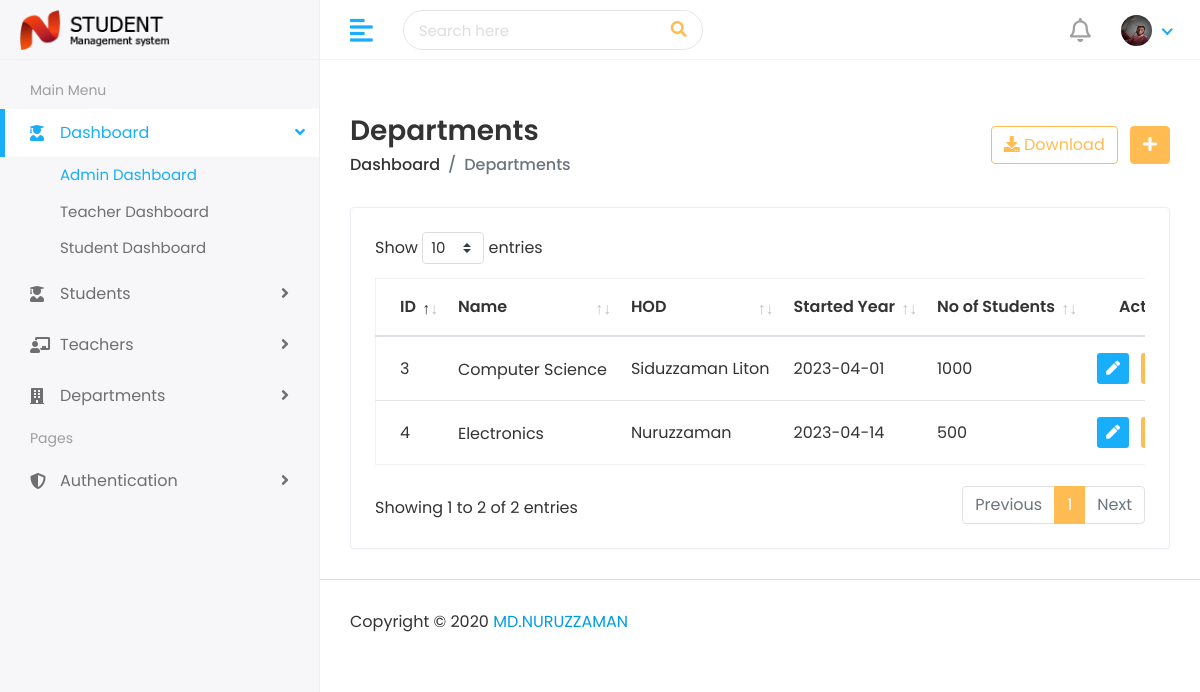
Before: /admin/departments.php (signed in) with the older database file.
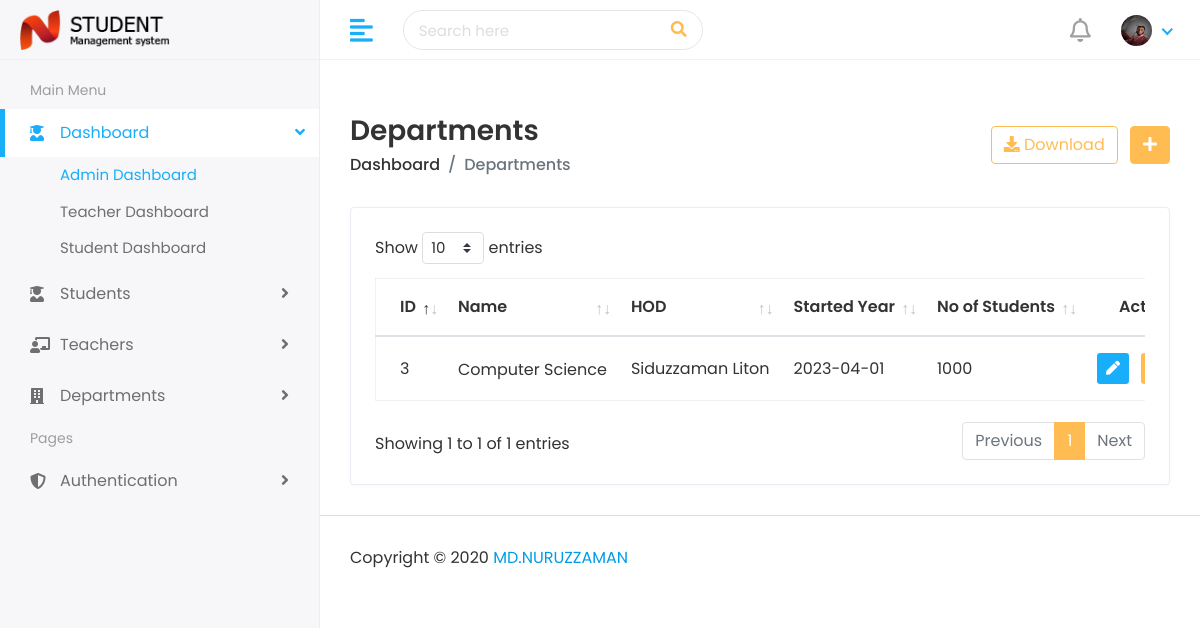
After: the same page with the newer database file.
### tables this page shows
CREATE TABLE `user_info` (
  `id` int(200) NOT NULL,
  `name` varchar(200) NOT NULL,
  `img` varchar(200) NOT NULL,
  `email` varchar(200) NOT NULL,
  `phone` varchar(200) NOT NULL,
  `dob` varchar(200) NOT NULL,
  `gender` varchar(200) NOT NULL,
  `pass` varchar(200) NOT NULL,
  `username` varchar(200) NOT NULL,
  `created` varchar(200) NOT NULL
);

CREATE TABLE `departments` (
  `id` int(200) NOT NULL,
  `name` varchar(200) NOT NULL,
  `hod` varchar(200) NOT NULL,
  `start_year` varchar(200) NOT NULL,
  `nos` varchar(200) NOT NULL
);

### admin/departments.php (the view, shortened to what this page needs)
<?php
	require("header-top.php");
?>
<?php
	require("header-bottom.php");
?>
<div class="page-header">
<div class="row align-items-center">
<div class="col">
<h3 class="page-title">Departments</h3>
<ul class="breadcrumb">
<li class="breadcrumb-item"><a href="index.php">Dashboard</a></li>
<li class="breadcrumb-item active">Departments</li>
</ul>
</div>
<div class="col-auto text-right float-right ml-auto">
<a href="#" onclick="window.print();" class="btn btn-outline-primary mr-2"><i class="fas fa-download"></i> Download</a>
<a href="add-department.php" class="btn btn-primary"><i class="fas fa-plus"></i></a>
</div>
</div>
</div>
<div class="row">
<div class="col-sm-12">
<div class="card card-table">
<div class="card-body">
<div class="table-responsive">
<table class="table table-hover table-center mb-0 datatable">
<thead>
<tr>
<th>ID</th>
<th>Name</th>
<th>HOD</th>
<th>Started Year</th>
<th>No of Students</th>
<th class="text-right">Action</th>
</tr>
</thead>
<tbody>
<?php
	include("connect.php");
	$department_query = mysqli_query($connect,"SELECT * FROM departments");
	while($department_info = mysqli_fetch_array($department_query)):
?>
<tr>
<td><?php echo $department_info['id'];?></td>
<td>
<h2>
<a><?php echo $department_info['name'];?></a>
</h2>
</td>
<td><?php echo $department_info['hod'];?></td>
<td><?php echo $department_info['start_year'];?></td>
<td><?php echo $department_info['nos'];?></td>
<td class="text-right">
<div class="actions">
<a href="edit-department.php?id=<?php echo $department_info['id'];?>" class="btn btn-sm bg-success-light mr-2">
<i class="fas fa-pen"></i>
</a>
<a href="delete-department.php?id=<?php echo $department_info['id'];?>" class="btn btn-sm bg-danger-light">
</a>
</div>
</td>
</tr>
<?php
	endwhile;
?>
</tbody>
</table>
</div>
</div>
</div>
</div>
<?php
	require("footer.php");
?>

### admin/header-top.php (shortened to what this page needs)
<!DOCTYPE html>
<html lang="en">
   <head>
	<link rel="stylesheet" href="assets/css/custom.css">
	<link rel="stylesheet" href="assets/plugins/bootstrap/css/bootstrap.min.css">
	<link rel="stylesheet" href="assets/plugins/fontawesome/css/fontawesome.min.css">
	<link rel="stylesheet" href="assets/plugins/fontawesome/css/all.min.css">
	<link rel="stylesheet" href="assets/plugins/simple-calendar/simple-calendar.css">
	<link rel="stylesheet" href="assets/plugins/datatables/datatables.min.css">
      <link rel="stylesheet" href="assets/css/style.css">

### admin/header-bottom.php (shortened to what this page needs)
<?php
   include("connect.php");
$login_id = $_SESSION['id'];
$login_query = mysqli_query($connect,"SELECT * FROM user_info WHERE id='$login_id'");
?>
</head>
<body>
   <div class="main-wrapper">
      <div class="header">
         <div class="header-left">
            <a href="index.php" class="logo">
            <img src="assets/img/logo.png" alt="Logo">
            </a>
         </div>
         <a href="javascript:void(0);" id="toggle_btn">
         <i class="fas fa-align-left"></i>
         </a>
         <div class="top-nav-search">
            <form>
               <input type="text" class="form-control" placeholder="Search here">
               <button class="btn" type="submit"><i class="fas fa-search"></i></button>
            </form>
         </div>
         <ul class="nav user-menu">
            <li class="nav-item dropdown noti-dropdown">
               <a href="#" class="dropdown-toggle nav-link" data-toggle="dropdown">
               <i class="far fa-bell"></i>
               </a>
            </li>
   <?php
		$login_info = mysqli_fetch_array($login_query);
   ?>
            <li class="nav-item dropdown has-arrow">
               <a href="#" class="dropdown-toggle nav-link" data-toggle="dropdown">
               <span class="user-img"><img class="rounded-circle" src="assets/img/profiles/<?php echo $login_info['img'];?>" width="31" height="31" alt="" ></span>
               </a>
            </li>
         </ul>
      </div>
<div class="sidebar" id="sidebar">
         <div class="sidebar-inner slimscroll">
            <div id="sidebar-menu" class="sidebar-menu">
               <ul>
                  <li class="menu-title">
                     <span>Main Menu</span>
                  </li>
                  <li class="submenu active">
                     <a href="#"><i class="fas fa-user-graduate"></i> <span> Dashboard</span> <span class="menu-arrow"></span></a>
                     <ul>
                        <li><a href="index.php" class="active">Admin Dashboard</a></li>
                        <li><a href="teacher-dashboard.php">Teacher Dashboard</a></li>
                        <li><a href="student-dashboard.php">Student Dashboard</a></li>
                     </ul>
                  </li>
                  <li class="submenu">
                     <a href="#"><i class="fas fa-user-graduate"></i> <span> Students</span> <span class="menu-arrow"></span></a>
                  </li>
                  <li class="submenu">
                     <a href="#"><i class="fas fa-chalkboard-teacher"></i> <span> Teachers</span> <span class="menu-arrow"></span></a>
                  </li>
                  <li class="submenu">
                     <a href="#"><i class="fas fa-building"></i> <span> Departments</span> <span class="menu-arrow"></span></a>
                  </li>
                  <li class="menu-title">
                     <span>Pages</span>
                  </li>
                  <li class="submenu">
                     <a href="#"><i class="fas fa-shield-alt"></i> <span> Authentication </span> <span class="menu-arrow"></span></a>
                  </li>
               </ul>
            </div>
         </div>
      </div>
      <div class="page-wrapper">
         <div class="content container-fluid">

### admin/footer.php (shortened to what this page needs)
            </div>
            </div>
			<footer>
               <p>Copyright © 2020 <a target="_blank" href="https://www.github.com/csemdnuruzzaman">MD.NURUZZAMAN</a></p>
            </footer>
         </div>
      </div>
   </body>
</html>

Changed rows visible on the page:
removed departments: id "4", name "Electronics", hod "Nuruzzaman", start_year "2023-04-14", nos "500"
Other visible differences:
text written by a page script: "Show entries Showing 1 to 2 of 2 entries Previous 1 Next" → "Show entries Showing 1 to 1 of 1 entries Previous 1 Next"
